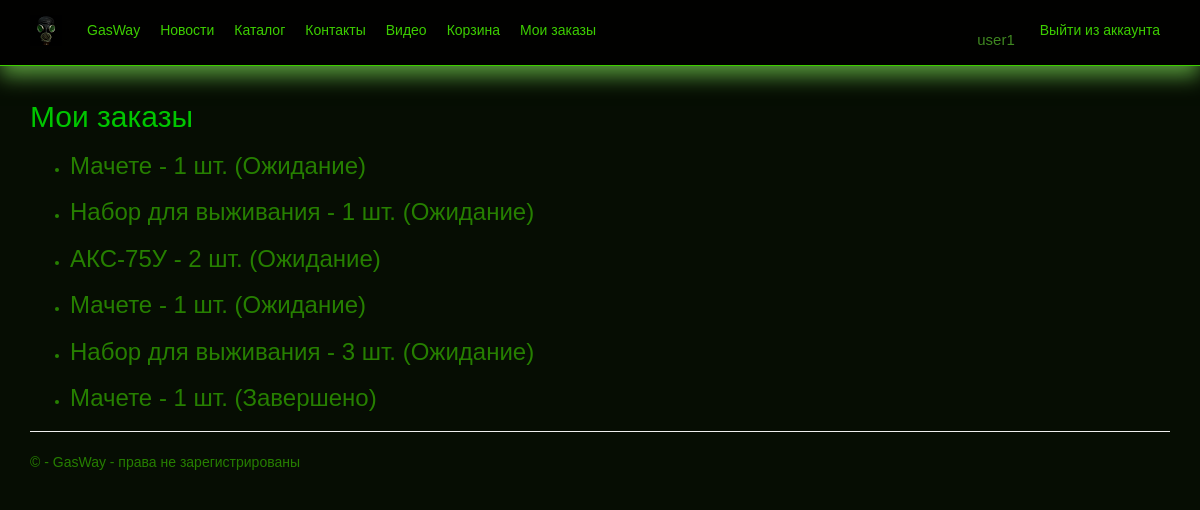
Before: /my_orders/ (signed in) with the older database file.
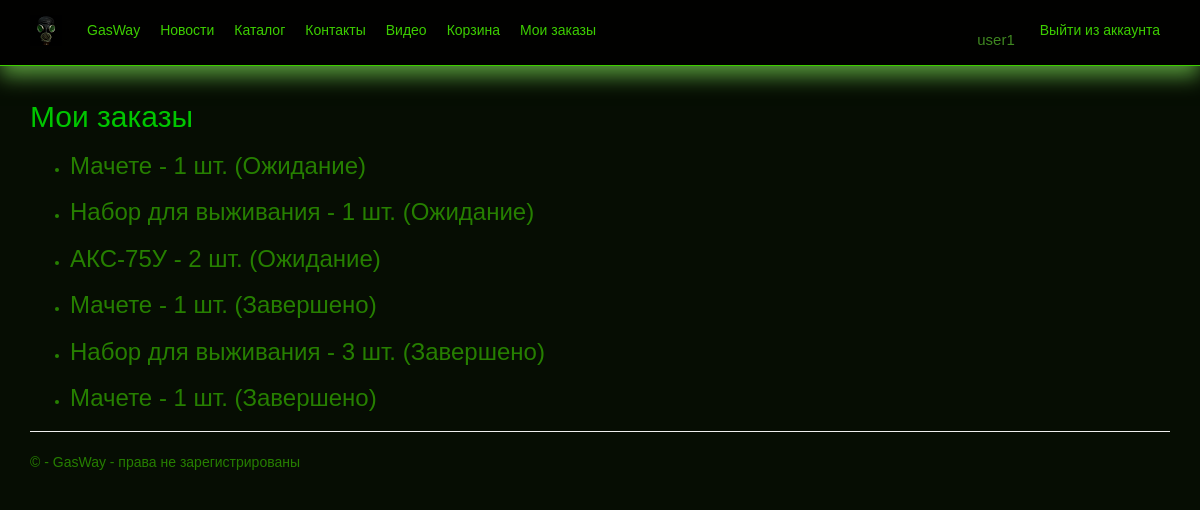
After: the same page with the newer database file.
### app/models.py (models this page shows, shortened)
class Order(models.Model):
    client = models.ForeignKey(User, on_delete=models.CASCADE)
    product = models.ForeignKey(Product, on_delete=models.CASCADE)
    quantity = models.PositiveIntegerField()
    status = models.CharField(max_length=50, choices=[('pending', 'Ожидание'), ('completed', 'Завершено')])

class Product(models.Model):
    name = models.CharField(max_length=100, verbose_name="Название товара")
    category = models.ForeignKey(Category, on_delete=models.CASCADE, verbose_name="Категория")
    price = models.DecimalField(max_digits=10, decimal_places=2, verbose_name="Цена")
    description = models.TextField(verbose_name="Описание товара")
    image = models.ImageField(upload_to='products/', blank=True, null=True, verbose_name="Изображение товара")

### app/views.py (the view)
# urls.py: path('my_orders/', views.my_orders, name='my_orders'),
@login_required
@user_passes_test(is_client)
def my_orders(request):
    orders = Order.objects.filter(client=request.user).order_by('-id')
    return render(request, 'app/my_orders.html', {'orders': orders})

### app/context_processors.py (called while the page is built)
def user_group_context(request):
    if request.user.is_authenticated:
        is_manager = request.user.groups.filter(name="Менеджер").exists()
    else:
        is_manager = False
    return {'is_manager': is_manager}

### app/views.py (called while the page is built)
def is_client(user):
    return user.groups.filter(name='Клиент').exists()

### app/templates/app/my_orders.html (shortened to what this page needs)
{% extends "app/layout.html" %}
{% block content %}
<h2>Мои заказы</h2>
{% if orders %}
<ul>
    {% for order in orders %}
        <li>
            <h3>{{ order.product.name }} - {{ order.quantity }} шт. ({{ order.get_status_display }})</h3>
        </li>
    {% endfor %}
</ul>
{% else %}
<p>У вас ещё нет заказов.</p>
{% endif %}
{% endblock %}

Changed rows visible on the page:
changed Order (number 4 of 6 on the later page): status "Ожидание" → "Завершено"
changed Order (number 5 of 6 on the later page): status "Ожидание" → "Завершено"
